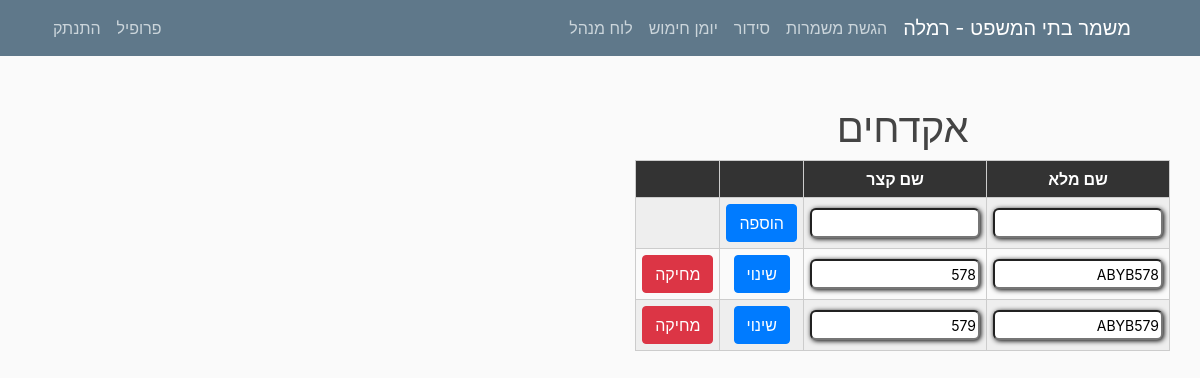
The page /gun/list (signed in) on the database its author committed.
### mishmar/models.py (models this page shows, shortened)
class Settings(models.Model):
    submitting = models.BooleanField(default=True, verbose_name="ניתן להגיש/לשנות הגשות")
    pin_code = models.IntegerField(default=1234, verbose_name="קוד זיהוי")
    officer = models.CharField(max_length=20, verbose_name="קצין מתקן")
    city = models.CharField(max_length=100, verbose_name="עיר")
    max_seq0 = models.IntegerField(default=2, verbose_name="מספר רצפים מקסימלי לילה לצהריים")
    max_seq1 = models.IntegerField(default=2, verbose_name="מספר רצפים מקסימלי צהריים לבוקר")
    version = models.CharField(max_length=10, default="1.0", verbose_name="גרסה")
    friday_morning = models.BooleanField(default=False, verbose_name="שישי בוקר נחשב במינימום הגשות?", blank=True)
    friday_noon = models.BooleanField(default=False, verbose_name="שישי בצהריים נחשב במינימום הגשות?", blank=True)
    num_mags = models.PositiveIntegerField(default=3, verbose_name="מספר מחסניות")
    hand_cuffs = models.PositiveIntegerField(default=8, verbose_name="מספר אזיקים")
    num_mag_cases = models.PositiveIntegerField(default=8, verbose_name="מספר פונדות")
    num_gun_cases = models.PositiveIntegerField(default=8, verbose_name="מספר נרתיקים")

class Gun(models.Model):
    full_name = models.CharField(verbose_name="שם מלא", max_length=50)
    short_name = models.CharField(verbose_name="שם קצר", max_length=20)
    class Meta:
        verbose_name = "נשק"
        verbose_name_plural = "נשקים"

### users/models.py (models this page shows, shortened)
class UserSettings(models.Model):
    user = models.OneToOneField(User, on_delete=models.CASCADE)
    nickname = models.CharField(default="אין", max_length=20, verbose_name="כינוי", blank=True)
    night = models.IntegerField(default=0, verbose_name="לילה")
    sat_night = models.IntegerField(default=0, verbose_name="שישי לילה/מוצ\"ש")
    fri_noon = models.IntegerField(default=0, verbose_name="שישי צהריים")
    sat_morning = models.IntegerField(default=0, verbose_name="שבת בוקר/צהריים")
    image = models.TextField(default="", verbose_name="תמונה", blank=True)
    sat = models.BooleanField(default=False, verbose_name="עושה רק מוצ\"ש")
    language = models.CharField(default="hebrew", max_length=30, verbose_name="שפה")
    class Meta:
        verbose_name = "הגדרות משתמש"
        verbose_name_plural = "הגדרות משתמשים"

### mishmar/views.py (the view, shortened to what this page needs)
# urls.py: path('gun/list', GunListView.as_view(), name="gun-list"),
class GunListView(LoginRequiredMixin,UserPassesTestMixin, ListView):
    model = Gun
    template_name = "mishmar/gun-list.html"
    context_object_name = "guns"
    def test_func(self):
        return isStaff(self.request.user)
    def get_context_data(self, **kwargs):
        ctx = super(GunListView, self).get_context_data(**kwargs)
        return ctx

### mishmar/views.py (called while the page is built)
@register.filter
def get_city(string):
    settings = Settings.objects.all().first()
    return settings.city

@register.filter
def isStaff(user):
    return user.groups.filter(name='staff').exists()

@register.filter
def getmonth(month):
    letter = month.lower()[0]
    if (letter >= 'a' and letter <= 'z'):
        return month
    else:
        months_he = ["ינו", "פבר", "מרץ", "אפר", "מאי", "יונ", "יול", "אוג", "ספט", "אוק", "נוב", "דצמ"]
        months = ["jan", "feb", "mar", "apr", "may", "jun", "jul", "aug", "sep", "oct", "nov", "dec"]
        return months[months_he.index(month)]

@register.filter
def getday(string):
    letter = datetime.datetime.now().strftime("%b").lower()[0]
    if (letter >= 'a' and letter <= 'z'):
        return datetime.datetime.now()
    return datetime.datetime.now()

@register.filter(name="translate_text")
def translate_text(text, user, from_language="hebrew"):
    if user.is_authenticated:
        user_settings = USettings.objects.all().filter(user=user).first()
        if from_language != user_settings.language:
            langs_dict = GoogleTranslator.get_supported_languages(as_dict=True)
            translator = GoogleTranslator(source='auto', target=langs_dict[user_settings.language])
            return translator.translate(text).capitalize()
    return text

@register.filter
def get_base_string(user, num):
    return translate_text(base_strings[int(num)], user, "hebrew")

### mishmar/templates/mishmar/gun-list.html (shortened to what this page needs)
{% extends "mishmar/base.html" %}
{% block content %}
<h1>אקדחים</h1>
<table class="responsive-table-input-matrix" style="align-items: center">
    <thead>
    <tr>
        <th>שם מלא</th>
        <th>שם קצר</th>
        <th></th>
        <th></th>
    </tr>
    </thead>
    <tbody>
        <form method="POST">
    <tr style="align-content: end">
        <td><input required type="text" name="long" id="long" ></td>
        <td><input required type="text" name="short" id="short"></td>
        <td><button type="submit" name="new" class="btn btn-primary">הוספה</button></td>
        <td></td>
    </tr>
    </form>
    {% for gun in guns %}
    <form method="POST">
    <tr style="align-content: end">
        <td><input type="text" name="long{{gun.id}}" id="long{{gun.id}}" value="{{gun.full_name}}" ></td>
        <td><input type="text" name="short{{gun.id}}" id="short{{gun.id}}" required value="{{ gun.short_name}}" ></td>
        <td><button type="submit" name="change" value="{{gun.id}}"class="btn btn-primary">שינוי</button></td>
        <td><button type="submit" name="delete" value="{{ gun.id}}" class="btn btn-danger">מחיקה</button></td>
    </tr>
</form>
    {% endfor %}
    </tbody>
</table>
{% endblock content %}

### mishmar/templates/mishmar/base.html (shortened to what this page needs)
{% load static %}
<!DOCTYPE html>
<html dir = rtl>
<head>
    <link rel="stylesheet" href="https://maxcdn.bootstrapcdn.com/bootstrap/4.0.0/css/bootstrap.min.css">
    <link rel="stylesheet" type="text/css" href="{% static 'mishmar/main.css' %}">
    <link rel="stylesheet" type="text/css" href="{% static 'mishmar/matrix.css' %}">
    <link rel="stylesheet" type="text/css" href="{% static 'mishmar/neon.css' %}">
</head>
<body>
    <header class="site-header">
      <nav class="navbar navbar-expand-md navbar-dark bg-steel fixed-top">
        <div class="container">
          <a class="navbar-brand mr-4" href="{% url 'Home' %}">משמר בתי המשפט - {{ ""|get_city }}</a>
          <div class="collapse navbar-collapse" id="navbarToggle">
            <div class="navbar-nav ">
              {% if request.user.is_authenticated %}
              {% if request.user.username != 'metagber' %}
              <a style="margin-right: 0.5em" class="nav-item nav-link" href="{% url 'Serve' %}">{{ request.user|get_base_string:"1" }}</a>
                <a  class="nav-item nav-link" href="{% url 'Organization' %}">{{ request.user|get_base_string:"2" }}</a>
                {% endif %}
                <a  class="nav-item nav-link" href="{% url 'armingday' year='today'|getday|date:'Y' month='today'|getday|date:'b'|getmonth day='today'|getday|date:'d' %}">יומן חימוש</a>
                {% endif %}
                {% if request.user|isStaff %}
                    <a  class="nav-item nav-link" href="{% url 'staff-panel' %}">לוח מנהל</a>
                {% endif %}
            </div>
            <div class="navbar-nav mr-auto">
                {% if request.user.is_authenticated %}
                {% if request.user.username != 'metagber' %}
                    <a class="nav-item nav-link" href="{% url 'profile' %}">{{ request.user|get_base_string:"6" }}</a>
                    {% endif %}
                    <a class="nav-item nav-link" href="{% url 'logout' %}">{{ request.user|get_base_string:"7" }}</a>
                 {% else %}
                    <a class="nav-item nav-link" href="{% url 'login' %}">{{ request.user|get_base_string:"8" }}</a>
                    <a class="nav-item nav-link" href="{% url 'register' %}">{{ request.user|get_base_string:"9" }}</a>
                {% endif %}
            </div>
          </div>
        </div>
      </nav>
    </header>
    <main role="main" class="container">
      <div class="row" dir="rtl">
        <div>
          {% block content %}{% endblock %}
        </div>
      </div>
    </main>
</body>
</html>

### mishmar/static/mishmar/main.css (style rules this page uses)
body { background: #fafafa; color: #333333; margin-top: 5rem; padding: 1.5em; direction: rtl; text-align: right; }
h1, h2, h3, h4, h5, h6 { color: #444444; direction: rtl; text-align: center; }
.bg-steel { background-color: #5f788a; }
.site-header .navbar-nav .nav-link { color: #cbd5db; }
input[type=text] { width: 170px; height: 30px; overflow: hidden; font-size: 14px; border-radius: 6px; box-shadow: 1px 1px 5px black; border: 1; }

### mishmar/static/mishmar/matrix.css (style rules this page uses)
table { width: 100%; border-collapse: collapse; }
tr:nth-of-type(odd) { background: #eee; }
th { background: #333; color: white; font-weight: bold; }
td, th { padding: 6px; border: 1px solid #ccc; text-align: center; white-space: pre-line; }

### rows shown on the page
Settings: city "רמלה"
Gun: full_name "ABYB578", short_name "578", {{ gun.id }} 1 (drawn)
Gun: full_name "ABYB579", short_name "579", {{ gun.id }} 2 (drawn)

### other values the page prints
{{ request.user|get_base_string:"1" }} "הגשת משמרות"
{{ request.user|get_base_string:"2" }} "סידור"
{{ request.user|get_base_string:"6" }} "פרופיל"
{{ request.user|get_base_string:"7" }} "התנתק"
